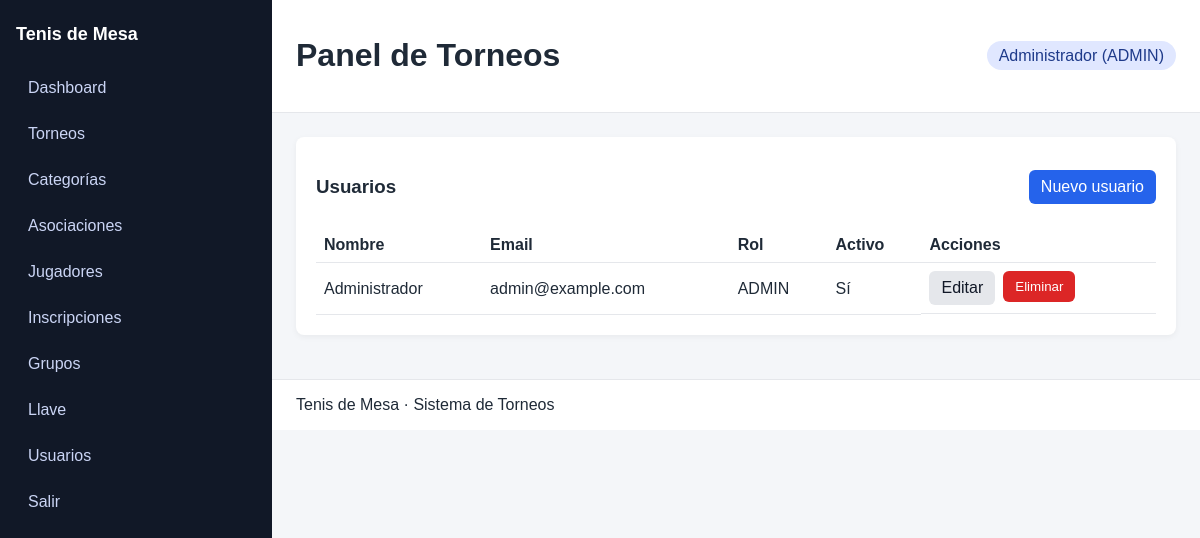
The app's page /users (signed in) with its own data.
### tables this page shows
CREATE TABLE users (
    id INT AUTO_INCREMENT PRIMARY KEY,
    name VARCHAR(120) NOT NULL,
    email VARCHAR(120) NOT NULL UNIQUE,
    password_hash VARCHAR(255) NOT NULL,
    role ENUM('ADMIN','OPERADOR','LECTURA') NOT NULL DEFAULT 'LECTURA',
    is_active TINYINT(1) NOT NULL DEFAULT 1,
    created_at TIMESTAMP DEFAULT CURRENT_TIMESTAMP
);

### app/Core/Helpers.php (called while the page is built, shortened)
<?php
function env(string $key, ?string $default = null): ?string
{
    $value = $_ENV[$key] ?? getenv($key);
    return $value === false || $value === null ? $default : $value;
}
function e(?string $value): string
{
    return htmlspecialchars($value ?? '', ENT_QUOTES, 'UTF-8');
}
function view(string $view, array $data = []): void
{
    extract($data);
    $viewFile = __DIR__ . '/../Views/' . $view . '.php';
    require $viewFile;
}
function current_user(): ?array
{
    return Session::user();
}

### app/Controllers/UsersController.php (called while the page is built, shortened)
<?php
class UsersController
{
    public function index(): void
    {
        $users = (new User())->all();
        view('users/index', compact('users'));
    }
}

### public/index.php (called while the page is built, shortened)
<?php
require __DIR__ . '/../app/Core/Helpers.php';
spl_autoload_register(function ($class) {
    $prefix = 'App\\';
    $baseDir = __DIR__ . '/../app/';
    $len = strlen($prefix);
    $relativeClass = substr($class, $len);
    $file = $baseDir . str_replace('\\', '/', $relativeClass) . '.php';
});
$router = new Router();
$router->get('/login', [new AuthController(), 'showLogin']);
$router->post('/login', [new AuthController(), 'login']);
$router->get('/logout', [new AuthController(), 'logout']);
$router->get('/', [new DashboardController(), 'index'], ['ADMIN', 'OPERADOR', 'LECTURA']);
$router->get('/users', [new UsersController(), 'index'], ['ADMIN']);
$router->get('/users/create', [new UsersController(), 'create'], ['ADMIN']);
$router->post('/users/store', [new UsersController(), 'store'], ['ADMIN']);
$router->get('/users/edit', [new UsersController(), 'edit'], ['ADMIN']);
$router->post('/users/update', [new UsersController(), 'update'], ['ADMIN']);
$router->post('/users/delete', [new UsersController(), 'delete'], ['ADMIN']);
$router->get('/tournaments', [new TournamentsController(), 'index'], ['ADMIN', 'OPERADOR']);
$router->get('/tournaments/create', [new TournamentsController(), 'create'], ['ADMIN', 'OPERADOR']);
$router->post('/tournaments/store', [new TournamentsController(), 'store'], ['ADMIN', 'OPERADOR']);
$router->get('/tournaments/edit', [new TournamentsController(), 'edit'], ['ADMIN', 'OPERADOR']);
$router->post('/tournaments/update', [new TournamentsController(), 'update'], ['ADMIN', 'OPERADOR']);
$router->post('/tournaments/delete', [new TournamentsController(), 'delete'], ['ADMIN']);
$router->get('/categories', [new CategoriesController(), 'index'], ['ADMIN', 'OPERADOR']);
$router->get('/categories/create', [new CategoriesController(), 'create'], ['ADMIN', 'OPERADOR']);
$router->post('/categories/store', [new CategoriesController(), 'store'], ['ADMIN', 'OPERADOR']);
$router->get('/categories/edit', [new CategoriesController(), 'edit'], ['ADMIN', 'OPERADOR']);
$router->post('/categories/update', [new CategoriesController(), 'update'], ['ADMIN', 'OPERADOR']);
$router->post('/categories/delete', [new CategoriesController(), 'delete'], ['ADMIN', 'OPERADOR']);
$router->get('/associations', [new AssociationsController(), 'index'], ['ADMIN', 'OPERADOR']);
$router->get('/associations/create', [new AssociationsController(), 'create'], ['ADMIN', 'OPERADOR']);
$router->post('/associations/store', [new AssociationsController(), 'store'], ['ADMIN', 'OPERADOR']);
$router->get('/associations/edit', [new AssociationsController(), 'edit'], ['ADMIN', 'OPERADOR']);
$router->post('/associations/update', [new AssociationsController(), 'update'], ['ADMIN', 'OPERADOR']);
$router->post('/associations/delete', [new AssociationsController(), 'delete'], ['ADMIN', 'OPERADOR']);
$router->get('/players', [new PlayersController(), 'index'], ['ADMIN', 'OPERADOR']);
$router->get('/players/create', [new PlayersController(), 'create'], ['ADMIN', 'OPERADOR']);
$router->post('/players/store', [new PlayersController(), 'store'], ['ADMIN', 'OPERADOR']);
$router->get('/players/edit', [new PlayersController(), 'edit'], ['ADMIN', 'OPERADOR']);
$router->post('/players/update', [new PlayersController(), 'update'], ['ADMIN', 'OPERADOR']);
$router->post('/players/delete', [new PlayersController(), 'delete'], ['ADMIN', 'OPERADOR']);
$router->get('/registrations', [new RegistrationsController(), 'index'], ['ADMIN', 'OPERADOR']);
$router->post('/registrations/store', [new RegistrationsController(), 'store'], ['ADMIN', 'OPERADOR']);
$router->post('/registrations/delete', [new RegistrationsController(), 'delete'], ['ADMIN', 'OPERADOR']);
$router->post('/registrations/import', [new RegistrationsController(), 'importCsv'], ['ADMIN', 'OPERADOR']);
$router->get('/groups', [new GroupsController(), 'index'], ['ADMIN', 'OPERADOR']);
$router->post('/groups/generate', [new GroupsController(), 'generate'], ['ADMIN', 'OPERADOR']);
$router->get('/groups/show', [new GroupsController(), 'show'], ['ADMIN', 'OPERADOR', 'LECTURA']);
$router->post('/groups/recalc', [new GroupsController(), 'recalc'], ['ADMIN', 'OPERADOR']);
$router->get('/matches/edit', [new MatchesController(), 'edit'], ['ADMIN', 'OPERADOR']);
$router->post('/matches/update', [new MatchesController(), 'update'], ['ADMIN', 'OPERADOR']);
$router->get('/brackets', [new BracketsController(), 'index'], ['ADMIN', 'OPERADOR', 'LECTURA']);
$router->get('/brackets/show', [new BracketsController(), 'show'], ['ADMIN', 'OPERADOR', 'LECTURA']);
$router->post('/brackets/generate', [new BracketsController(), 'generate'], ['ADMIN', 'OPERADOR']);
$router->dispatch($_SERVER['REQUEST_METHOD'], $_SERVER['REQUEST_URI']);

### app/Core/Session.php (called while the page is built, shortened)
<?php
class Session
{
    public static function user(): ?array
    {
        return $_SESSION['user'] ?? null;
    }
}

### app/Core/Database.php (called while the page is built, shortened)
<?php
class Database
{
    private static ?PDO $connection = null;
    public static function connection(): PDO
    {
        if (self::$connection === null) {
            $host = env('DB_HOST', '127.0.0.1');
            $db = env('DB_NAME', 'tournament');
            $user = env('DB_USER', 'root');
            $pass = env('DB_PASS', '');
            $charset = 'utf8mb4';
            $dsn = "mysql:host={$host};dbname={$db};charset={$charset}";
            try {
                self::$connection = new PDO($dsn, $user, $pass, [
                    PDO::ATTR_ERRMODE => PDO::ERRMODE_EXCEPTION,
                    PDO::ATTR_DEFAULT_FETCH_MODE => PDO::FETCH_ASSOC,
                ]);
            } catch (PDOException $e) {
                http_response_code(500);
                echo 'Database connection error.';
                exit;
            }
        }
        return self::$connection;
    }
}

### app/Models/BaseModel.php (called while the page is built, shortened)
<?php
abstract class BaseModel
{
    public function __construct()
    {
        $this->db = Database::connection();
    }
}

### app/Models/User.php (called while the page is built, shortened)
<?php
class User extends BaseModel
{
    public function all(): array
    {
        return $this->db->query('SELECT * FROM users ORDER BY created_at DESC')->fetchAll();
    }
}

### app/Views/users/index.php (the view, shortened to what this page needs)
<?php require __DIR__ . '/../partials/header.php'; ?>
<div class="card">
    <div class="card-header">
        <h3>Usuarios</h3>
        <a href="/users/create" class="btn primary">Nuevo usuario</a>
    </div>
    <table class="table">
        <thead>
            <tr>
                <th>Nombre</th>
                <th>Email</th>
                <th>Rol</th>
                <th>Activo</th>
                <th>Acciones</th>
            </tr>
        </thead>
        <tbody>
        <?php foreach ($users as $user): ?>
            <tr>
                <td><?php echo e($user['name']); ?></td>
                <td><?php echo e($user['email']); ?></td>
                <td><?php echo e($user['role']); ?></td>
                <td><?php echo $user['is_active'] ? 'Sí' : 'No'; ?></td>
                <td class="actions">
                    <a href="/users/edit?id=<?php echo (int)$user['id']; ?>" class="btn">Editar</a>
                    <form method="post" action="/users/delete" class="inline">
                        <button type="submit" class="btn danger">Eliminar</button>
                    </form>
                </td>
            </tr>
        <?php endforeach; ?>
        </tbody>
    </table>
</div>
<?php require __DIR__ . '/../partials/footer.php'; ?>

### app/Core/Router.php (shortened to what this page needs)
<?php
class Router
{
    private array $routes = [];
    private function map(string $method, string $path, callable $handler, array $roles): void
    {
        $this->routes[] = compact('method', 'path', 'handler', 'roles');
    }
    public function dispatch(string $method, string $uri): void
    {
        $path = parse_url($uri, PHP_URL_PATH) ?: '/';
        foreach ($this->routes as $route) {
            if ($route['method'] === $method && $route['path'] === $path) {
                call_user_func($route['handler']);
                return;
            }
        }
    }
}

### app/Views/partials/header.php (shortened to what this page needs)
<?php
$user = current_user();
?>
<!DOCTYPE html>
<html lang="es">
<head>
    <link rel="stylesheet" href="/theme/css/theme.css">
</head>
<body>
<div class="app-wrapper">
    <aside class="app-sidebar">
        <div class="sidebar-header">
            <span class="brand">Tenis de Mesa</span>
        </div>
        <nav class="sidebar-nav">
            <a href="/" class="sidebar-link">Dashboard</a>
            <?php if ($user): ?>
                <?php if (in_array($user['role'], ['ADMIN', 'OPERADOR'], true)): ?>
                    <a href="/tournaments" class="sidebar-link">Torneos</a>
                    <a href="/categories" class="sidebar-link">Categorías</a>
                    <a href="/associations" class="sidebar-link">Asociaciones</a>
                    <a href="/players" class="sidebar-link">Jugadores</a>
                    <a href="/registrations" class="sidebar-link">Inscripciones</a>
                    <a href="/groups" class="sidebar-link">Grupos</a>
                    <a href="/brackets" class="sidebar-link">Llave</a>
                <?php endif; ?>
                <?php if ($user['role'] === 'ADMIN'): ?>
                    <a href="/users" class="sidebar-link">Usuarios</a>
                <?php endif; ?>
            <?php endif; ?>
            <a href="/logout" class="sidebar-link">Salir</a>
        </nav>
    </aside>
    <main class="app-content">
        <header class="app-header">
            <div class="header-left">
                <h1>Panel de Torneos</h1>
            </div>
            <div class="header-right">
                <?php if ($user): ?>
                    <span class="user-pill"><?php echo e($user['name']); ?> (<?php echo e($user['role']); ?>)</span>
                <?php endif; ?>
            </div>
        </header>
        <section class="app-body">

### app/Views/partials/footer.php (shortened to what this page needs)
        </section>
        <footer class="app-footer">
            <span>Tenis de Mesa · Sistema de Torneos</span>
        </footer>
    </main>
</div>
</body>
</html>

### public/theme/css/theme.css (style rules this page uses)
body { margin: 0; font-family: Arial, sans-serif; background: #f4f6f9; color: #1f2a37; }
.app-wrapper { display: flex; min-height: 100vh; }
.app-sidebar { width: 240px; background: #111827; color: #fff; padding: 24px 16px; }
.sidebar-header { font-size: 18px; font-weight: bold; margin-bottom: 24px; }
.sidebar-nav { display: flex; flex-direction: column; gap: 8px; }
.sidebar-link { color: #cbd5f5; text-decoration: none; padding: 10px 12px; border-radius: 6px; }
.app-content { flex: 1; display: flex; flex-direction: column; }
.app-header { background: #fff; padding: 16px 24px; display: flex; justify-content: space-between; align-items: center; border-bottom: 1px solid #e5e7eb; }
.app-body { padding: 24px; }
.app-footer { padding: 16px 24px; background: #fff; border-top: 1px solid #e5e7eb; }
.card { background: #fff; padding: 20px; border-radius: 8px; box-shadow: 0 2px 6px rgba(0,0,0,0.05); margin-bottom: 20px; }
.card-header { display: flex; justify-content: space-between; align-items: center; margin-bottom: 12px; }
.table { width: 100%; border-collapse: collapse; }
.table th, .table td { text-align: left; padding: 8px; border-bottom: 1px solid #e5e7eb; }
.btn { padding: 8px 12px; border: none; border-radius: 6px; background: #e5e7eb; cursor: pointer; text-decoration: none; color: #111827; display: inline-block; }
.btn.primary { background: #2563eb; color: #fff; }
.btn.danger { background: #dc2626; color: #fff; }
.actions { display: flex; gap: 8px; }
.inline { display: inline; }
.user-pill { background: #e0e7ff; color: #1e3a8a; padding: 6px 12px; border-radius: 999px; }

### records on screen
users: shows "Torneos", shows "Usuarios", name "Administrador", role "ADMIN", email "admin@example.com", is_active "Sí"
